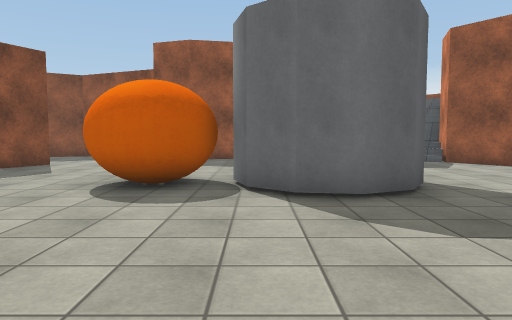
View 1 (above)

16 first-person views from a walk through a scene from a Unity 3-D project. The camera is 1.3 m above the floor, tilts 4° down and sees 70° across. Doors are open. The floor is counted in squares, 1.36 m on a side. Each view is taken from the middle of a square. On the plan, view 1 faces up. The plan holds only what a view shows up to about 13 squares ahead; the rest is blank. The place goes on beyond the plan. The player character is not drawn. Surface patterns are stand-ins for the level's own textures.

View 2
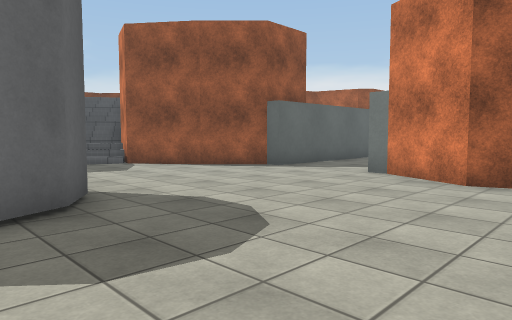

View 3
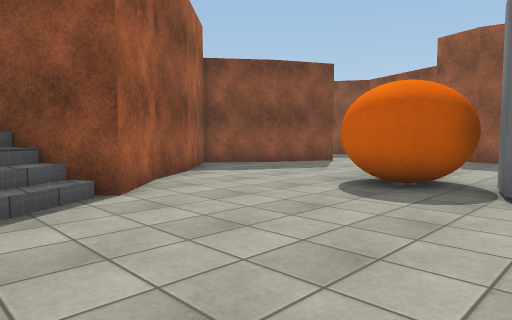

View 4
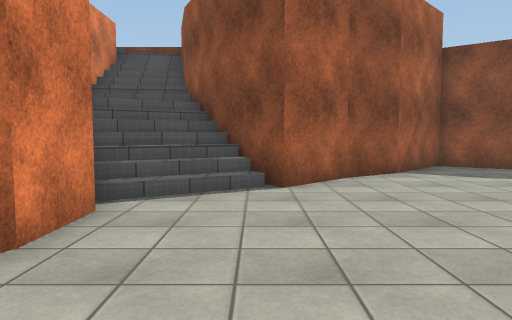

View 5
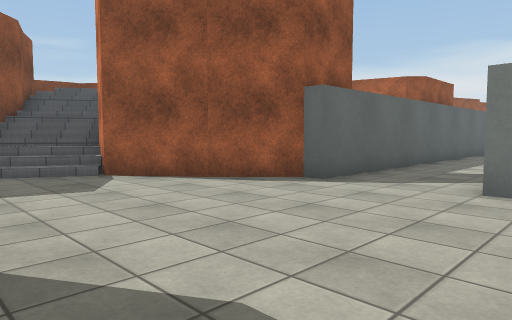

View 6
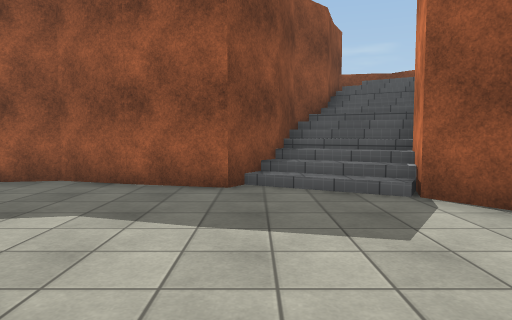

View 7
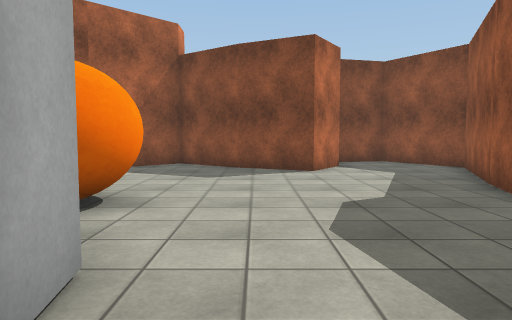

View 8
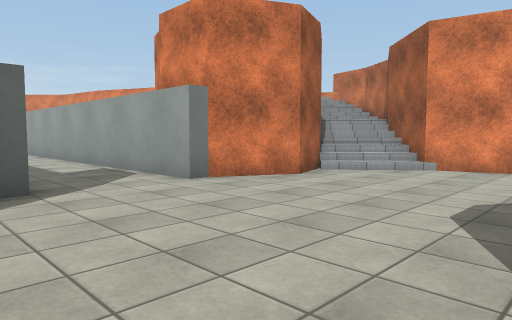

View 9
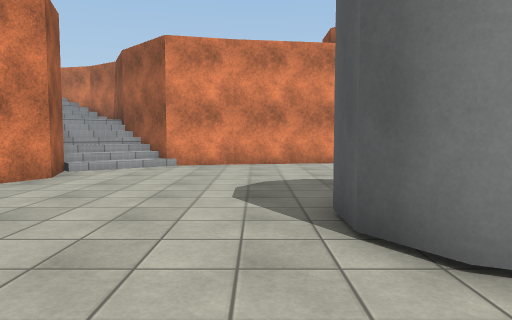

View 10
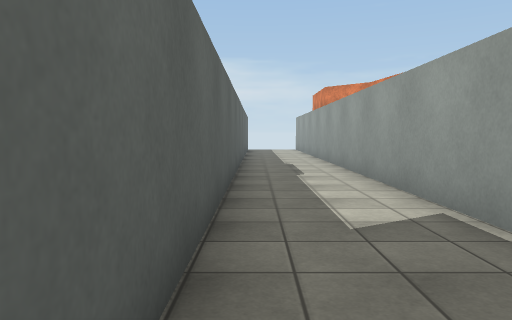

View 11
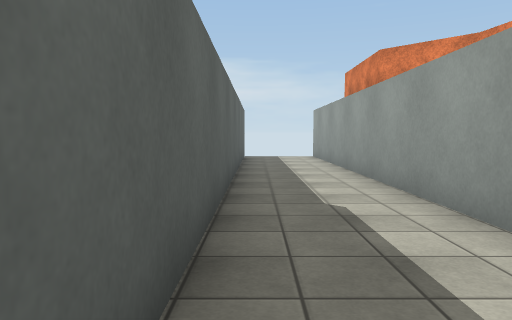

View 12
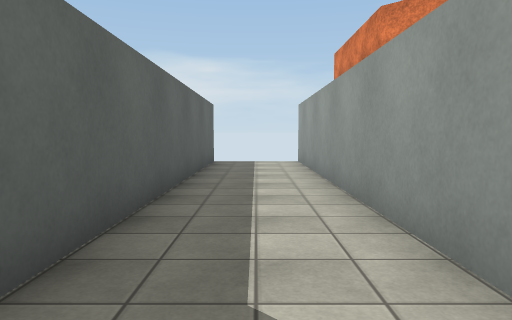

View 13
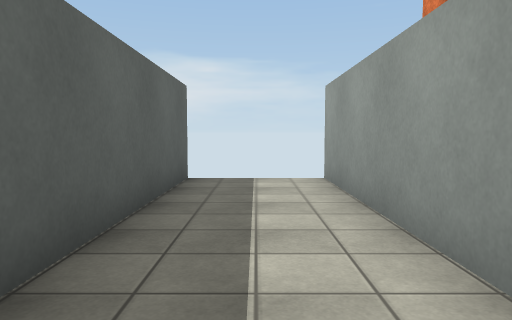

View 14
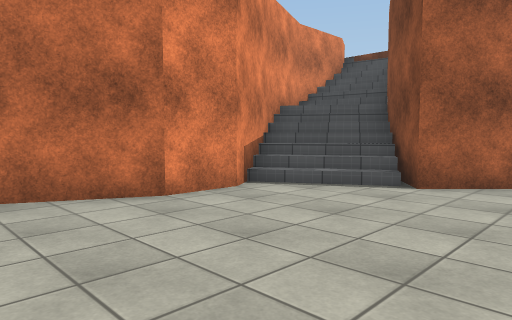

View 15
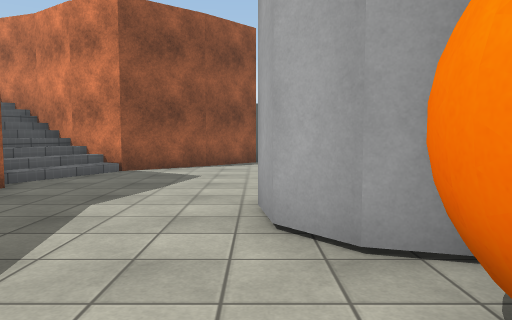

View 16
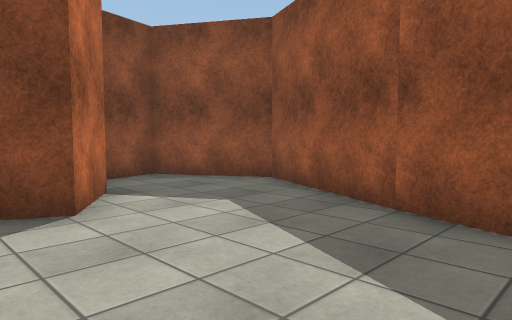

### Floor plan
Key: @ floor where view 1 was taken; # wall or solid block; . main floor; : floor 2.5 m higher than the main floor; / step, stairs or slope; D open door; v drop or lower ground; T thing the floor can be seen under or through.
Columns run from 11 left of view 1 to 32 right of it. Each row starts with its distance up from view 1.
 20                  ##
 19                  #///
 18                 ##///
 17                 #///#
 16   #####        ##//##
 15  ##...#######  #///#
 14  #......##..####//##
 13  #..............//#
 12    ##.............##
 11    ##..............##
 10    ##...............##     v
  9   ##........##.......#######################
  8   #..... TTT ##............................D
  7   #.....T TT ##............................D
  6   ##.....T.T##.............................D
  5    ##................#######################
  4     ##..............##             v
  3      ##.............#
  2     ###.............##
  1    ##///...........//#
  0  ###////###@......///#
 -1 ///////## #########///
 -2 ////:###          ##//
 -3  ####              ##

Where each view was taken, in squares from view 1:
view 1: 0 up, 0 right, facing up
view 2: 1 up, 1 right, facing up-right
view 3: 0 up, 1 right, facing up-left
view 4: 2 up, 2 right, facing left
view 5: 4 up, 3 right, facing up-right
view 6: 7 up, 4 right, facing up
view 7: 10 up, 3 right, facing left
view 8: 10 up, 3 right, facing down-right
view 9: 11 up, 4 right, facing down
view 10: 8 up, 9 right, facing right
view 11: 8 up, 16 right, facing right
view 12: 7 up, 19 right, facing right
view 13: 7 up, 24 right, facing right
view 14: 5 up, 2 right, facing down-left
view 15: 9 up, 3 left, facing right
view 16: 10 up, 2 left, facing up-left
